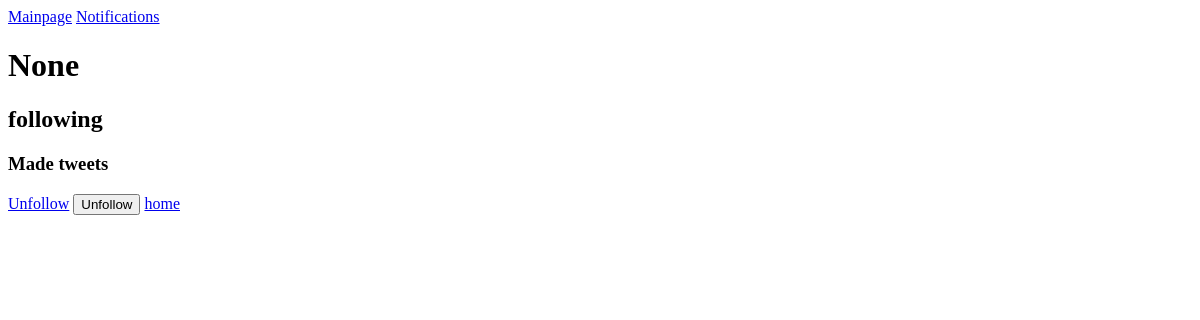
Page /user/1/ on the earlier database version.
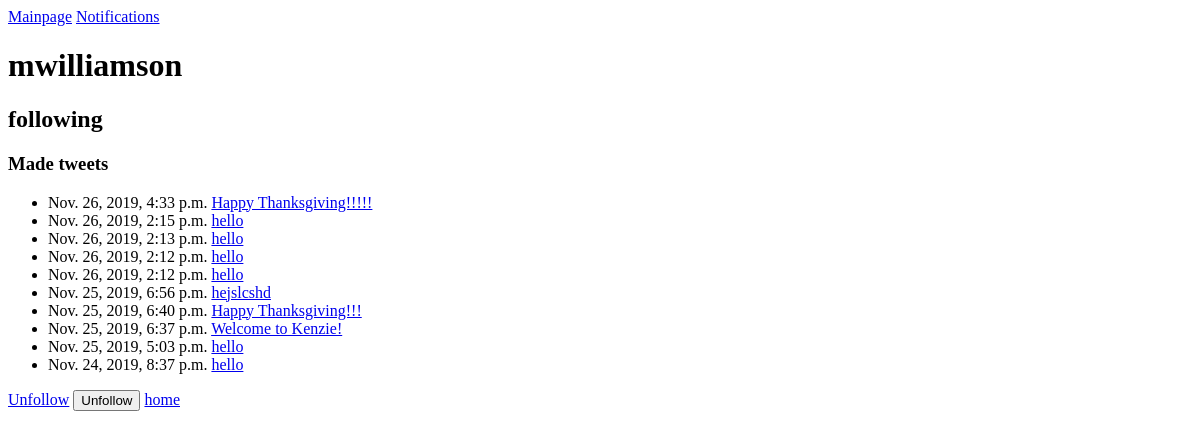
Same page on the later database version.
### twitterclone/twitterusers/models.py (models this page shows)
class TwitterUser(models.Model):
    user = models.OneToOneField(User, on_delete=models.CASCADE)
    name = models.CharField(max_length=50)
    following = models.ManyToManyField('self', related_name='following')
    def __str__(self):
        return self.user.username

### twitterclone/tweets/models.py (models this page shows)
class Tweet(models.Model):
    tweet_author = models.ForeignKey(
        TwitterUser, related_name='tweet_author', on_delete=models.CASCADE)
    body = models.TextField(max_length=140)
    post_date = models.DateTimeField(default=timezone.now)
    likes = models.ManyToManyField(TwitterUser, related_name='likes')
    dislikes = models.ManyToManyField(TwitterUser, related_name='dislikes')
    def __str__(self):
        return f"{self.body}"

### twitterclone/twitterusers/views.py (the view)
# urls.py: path('user/<int:id>/', views.profile_view, name='profile'),
def profile_view(request, id):
    html = 'user_profile.html'
    twitteruser = TwitterUser.objects.filter(id=id).first()
    tweets = Tweet.objects.filter(
        tweet_author=twitteruser).order_by('-post_date')
    return render(
        request, html, {
            'tweets': tweets,
            'twitteruser': twitteruser,
            'is_followed': True
        }
    )

### twitterclone/templates/user_profile.html (shortened to what this page needs)
<!DOCTYPE html>
<html lang='en'>
    <a href='/'>Mainpage</a>
    <a href='/'>Notifications</a>
    <h1>{{twitteruser}}</h1>
    <h2>following {{number_following}}</h2>
    <h3>Made tweets {{ tweet_number }}</h3>
    <ul>
        {%for tweet in tweets %}
        <li>
            {{tweet.post_date}}
            <a href='/tweet/{{tweet.id}}'>
            {{tweet}}
        </a>
        </li>
        {% endfor %}
    </ul>
    {% if not is_my_user_page %}
        {% if is_followed %}
            <form name ='unfollow' method='POST'>
            <a href='/unfollow/{{twitteruser.id}}'>Unfollow</button></a>
        {% else %}
            <a href='/follow/{{twitteruser.id}}'>Follow</button></a>
        {% endif %}
        <input type='submit' value='Unfollow'/>
    {% endif %}
<a href='/'>home</a>

Differences in the rows shown:
added TwitterUser: user.username "mwilliamson"
added Tweet: post_date "Nov. 26, 2019, 4:33 p.m.", body "Happy Thanksgiving!!!!!"
added Tweet: post_date "Nov. 26, 2019, 2:15 p.m.", body "hello"
added Tweet: post_date "Nov. 26, 2019, 2:13 p.m.", body "hello"
added Tweet: post_date "Nov. 26, 2019, 2:12 p.m.", body "hello"
added Tweet: post_date "Nov. 26, 2019, 2:12 p.m.", body "hello"
added Tweet: post_date "Nov. 25, 2019, 6:56 p.m.", body "hejslcshd"
added Tweet: post_date "Nov. 25, 2019, 6:40 p.m.", body "Happy Thanksgiving!!!"
added Tweet: post_date "Nov. 25, 2019, 6:37 p.m.", body "Welcome to Kenzie!"
added Tweet: post_date "Nov. 25, 2019, 5:03 p.m.", body "hello"
added Tweet: post_date "Nov. 24, 2019, 8:37 p.m.", body "hello"
Other differences:
{{ twitteruser }}: "None" → (not shown)
